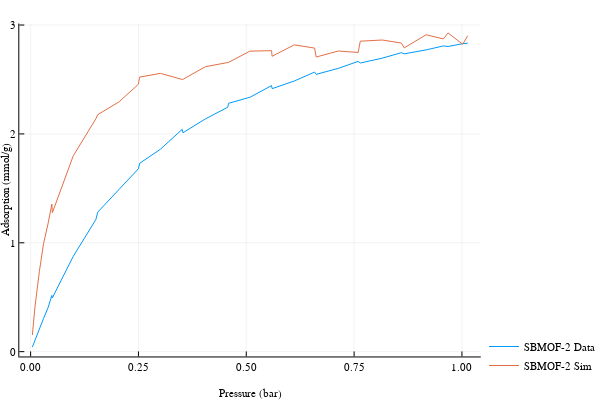

Notebook code cell kept with this figure:
### Code cell
p2 = plot(
    sbmof2_pressures,
    sbmof2_adsorptions,
    label="SBMOF-2 Data",
    xaxis=("Pressure (bar)", font(8)),
    yaxis=("Adsorption (mmol/g)", font(8)),
    legend=:bottomright,
)
plot!(p2, sbmof2_pressures, sbmof2_sim_adsorptions, label="SBMOF-2 Sim")

### Figure 1 — Plotly figure (JSON) as saved in the notebook; plotly's stock layout.template omitted (floating-point values rounded to 4 significant figures)
{"data": [{"xaxis": "x1", "colorbar": {"title": ""}, "yaxis": "y1", "x": [0.004066, 0.006099, 0.00813, 0.009153, 0.01013, 0.02029, 0.03003, 0.04027, 0.04922, 0.05047, 0.09887, 0.1512, 0.1556, 0.2052, 0.2498, 0.2529, 0.3009, 0.3514, 0.3532, 0.4052, 0.4569, 0.4591, 0.5084, 0.5586, 0.5599, 0.6111, 0.6583, 0.6622, 0.7132, 0.7594, 0.7643, 0.8151, 0.8596, 0.866, 0.9169, 0.9569, 0.9679, 1.002, 1.013], "showlegend": true, "mode": "lines", "name": "SBMOF-2 Data", "zmin": null, "legendgroup": "SBMOF-2 Data", "zmax": null, "line": {"color": "rgba(0, 154, 250, 1.000)", "shape": "linear", "dash": "solid", "width": 1}, "y": [0.04236, 0.06377, 0.08508, 0.09571, 0.1058, 0.2103, 0.3056, 0.402, 0.5162, 0.4945, 0.8757, 1.212, 1.281, 1.491, 1.679, 1.73, 1.859, 2.042, 2.011, 2.138, 2.245, 2.281, 2.337, 2.444, 2.416, 2.486, 2.568, 2.547, 2.602, 2.666, 2.651, 2.696, 2.746, 2.736, 2.772, 2.808, 2.803, 2.829, 2.834], "type": "scatter"}, {"xaxis": "x1", "colorbar": {"title": ""}, "yaxis": "y1", "x": [0.004066, 0.006099, 0.00813, 0.009153, 0.01013, 0.02029, 0.03003, 0.04027, 0.04922, 0.05047, 0.09887, 0.1512, 0.1556, 0.2052, 0.2498, 0.2529, 0.3009, 0.3514, 0.3532, 0.4052, 0.4569, 0.4591, 0.5084, 0.5586, 0.5599, 0.6111, 0.6583, 0.6622, 0.7132, 0.7594, 0.7643, 0.8151, 0.8596, 0.866, 0.9169, 0.9569, 0.9679, 1.002, 1.013], "showlegend": true, "mode": "lines", "name": "SBMOF-2 Sim", "zmin": null, "legendgroup": "SBMOF-2 Sim", "zmax": null, "line": {"color": "rgba(227, 111, 71, 1.000)", "shape": "linear", "dash": "solid", "width": 1}, "y": [0.1527, 0.259, 0.2901, 0.3771, 0.4127, 0.7368, 0.9924, 1.173, 1.355, 1.277, 1.799, 2.139, 2.177, 2.295, 2.456, 2.522, 2.556, 2.5, 2.501, 2.617, 2.651, 2.657, 2.76, 2.765, 2.713, 2.818, 2.788, 2.706, 2.762, 2.748, 2.852, 2.863, 2.835, 2.79, 2.911, 2.873, 2.927, 2.823, 2.902], "type": "scatter"}], "layout": {"showlegend": true, "xaxis": {"showticklabels": true, "gridwidth": 0.5, "tickvals": [0, 0.25, 0.5, 0.75, 1], "range": [-0.02622, 1.044], "domain": [0.0399, 0.9934], "mirror": false, "tickangle": 0, "showline": true, "ticktext": ["0.00", "0.25", "0.50", "0.75", "1.00"], "zeroline": false, "tickfont": {"color": "rgba(0, 0, 0, 1.000)", "family": "sans-serif", "size": 11}, "zerolinecolor": "rgba(0, 0, 0, 1.000)", "anchor": "y1", "visible": true, "ticks": "inside", "tickmode": "array", "linecolor": "rgba(0, 0, 0, 1.000)", "showgrid": true, "title": "Pressure (bar)", "gridcolor": "rgba(0, 0, 0, 0.100)", "titlefont": {"color": "rgba(0, 0, 0, 1.000)", "family": "sans-serif", "size": 11}, "tickcolor": "rgb(0, 0, 0)", "type": "-"}, "paper_bgcolor": "rgba(255, 255, 255, 1.000)", "annotations": [], "height": 400, "margin": {"l": 0, "b": 20, "r": 0, "t": 20}, "plot_bgcolor": "rgba(255, 255, 255, 1.000)", "yaxis": {"showticklabels": true, "gridwidth": 0.5, "tickvals": [0, 1, 2, 3], "range": [-0.04418, 3.014], "domain": [0.0654, 0.9902], "mirror": false, "tickangle": 0, "showline": true, "ticktext": ["0", "1", "2", "3"], "zeroline": false, "tickfont": {"color": "rgba(0, 0, 0, 1.000)", "family": "sans-serif", "size": 11}, "zerolinecolor": "rgba(0, 0, 0, 1.000)", "anchor": "x1", "visible": true, "ticks": "inside", "tickmode": "array", "linecolor": "rgba(0, 0, 0, 1.000)", "showgrid": true, "title": "Adsorption (mmol/g)", "gridcolor": "rgba(0, 0, 0, 0.100)", "titlefont": {"color": "rgba(0, 0, 0, 1.000)", "family": "sans-serif", "size": 11}, "tickcolor": "rgb(0, 0, 0)", "type": "-"}, "legend": {"tracegroupgap": 0, "bordercolor": "rgba(0, 0, 0, 1.000)", "bgcolor": "rgba(255, 255, 255, 1.000)", "font": {"color": "rgba(0, 0, 0, 1.000)", "family": "sans-serif", "size": 11}, "y": 0, "x": 1}, "width": 600}}
